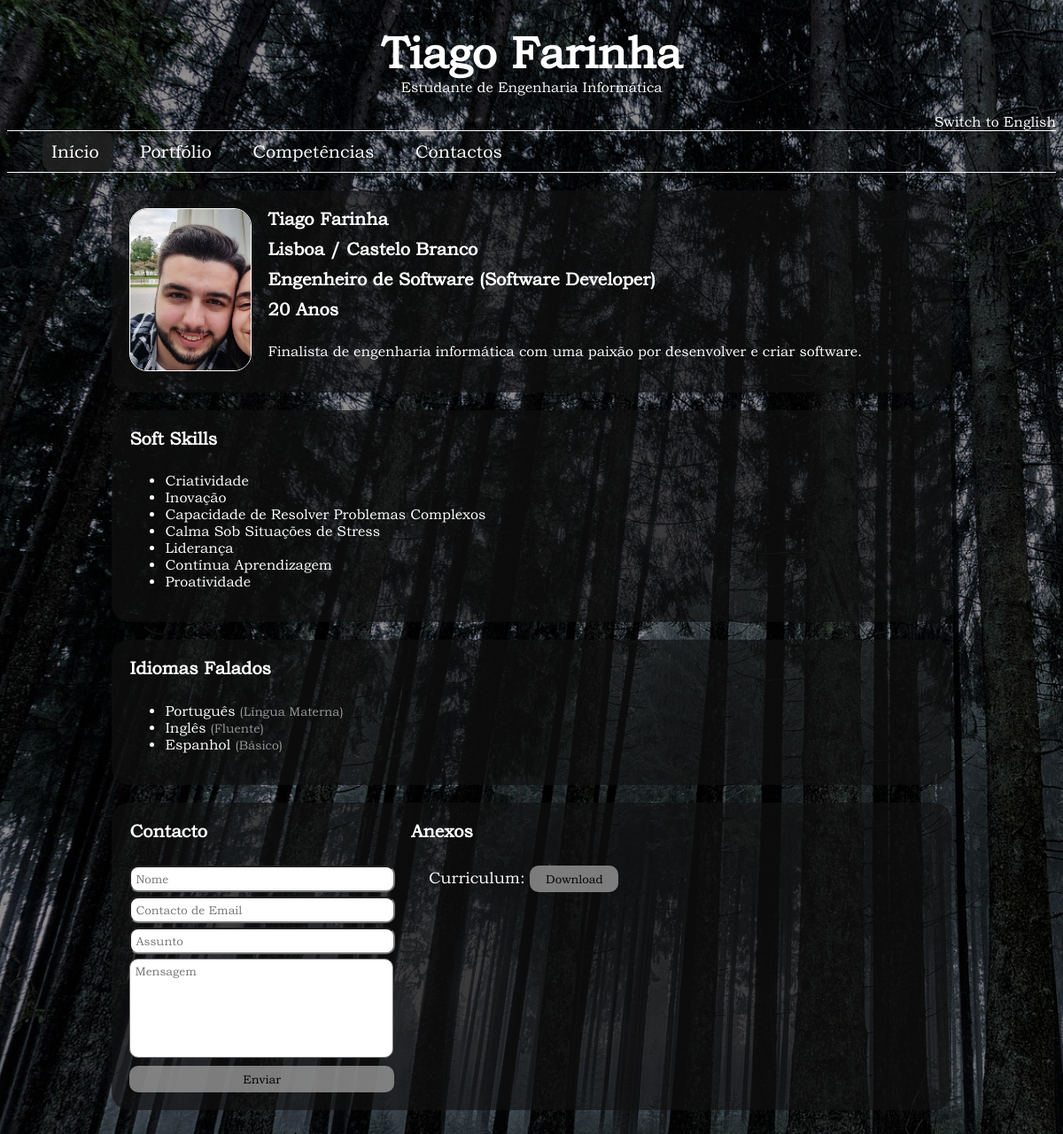
/, run on an earlier commit of the app's database.
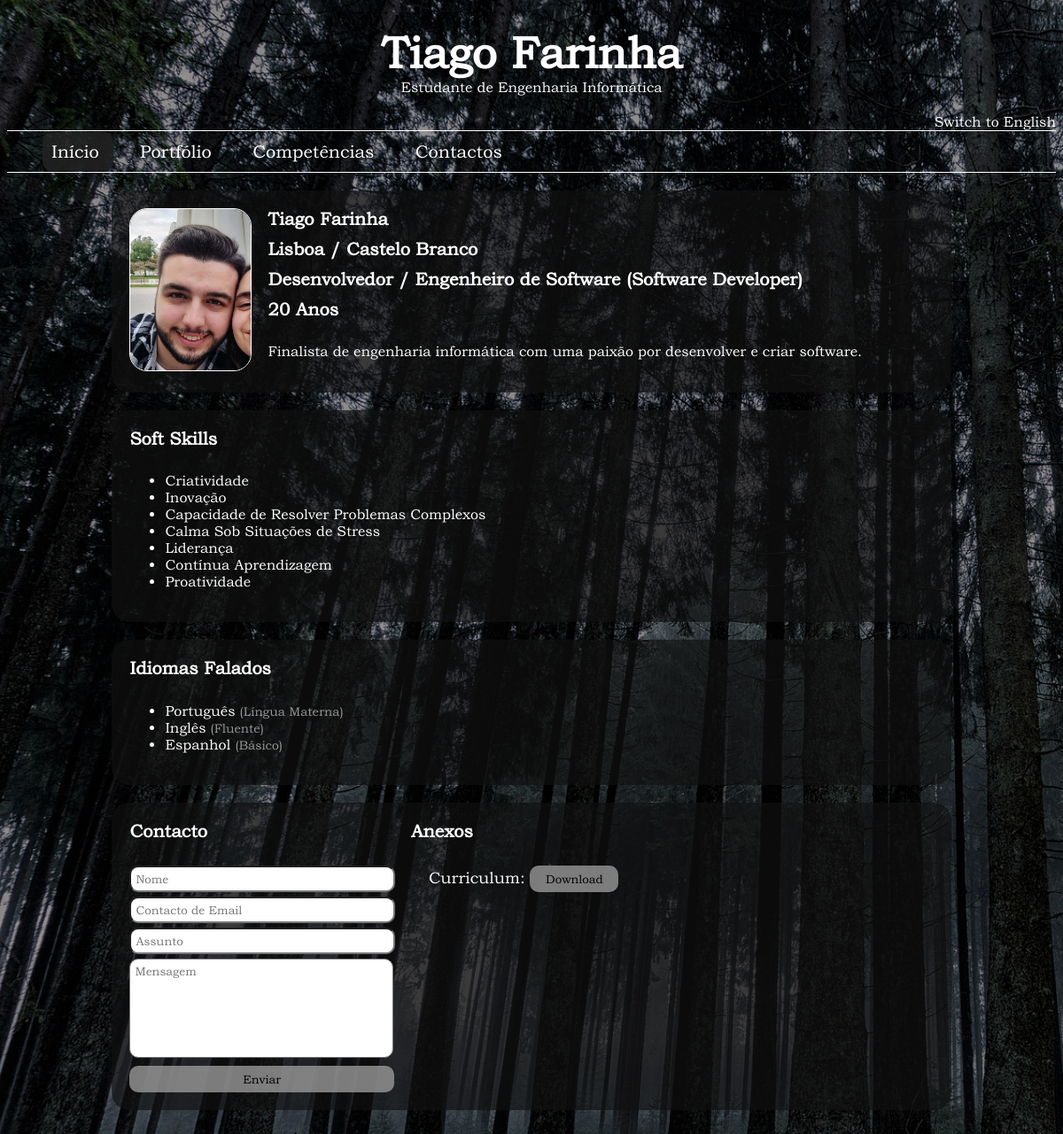
And on a later commit of the database.
### main_app/models.py (models this page shows, shortened)
class Profile(models.Model):
    name = models.CharField(max_length=100)
    address = models.CharField(max_length=200)
    job_interest = models.CharField(max_length=200)
    birthday = models.DateField()
    biography = models.TextField()
    profile_pic = models.ImageField(upload_to="./main_app/media")

class SocialSkill(models.Model):
    skill = models.CharField(max_length=50)
    profile = models.ForeignKey(Profile, on_delete=models.CASCADE)

class SpokenLanguage(models.Model):
    language = models.CharField(max_length=150)
    level = models.CharField(max_length=150)

class File(models.Model):
    name = models.CharField(max_length=100)
    label = models.CharField(max_length=100)
    file = models.FileField(upload_to="./main_app/files")

### main_app/views.py (the view)
# urls.py: path('', views.index, name='home_view'),
def index(request):
    check_language(request)
    profile = Profile.objects.get(pk=1)
    birth = date(profile.birthday.year, profile.birthday.month, profile.birthday.day)
    age = relativedelta(date.today(), birth).years
    info = {"profile": profile,
            "age": age,
            "active": "home",
            "files": File.objects.all(),
            "spoken_languages": SpokenLanguage.objects.all()
            }
    info = {**info, **LanguageUtils.get_base_words(request)}
    return render(request, "IndexPage.html", info)

### main_app/views.py (called while the page is built)
def check_language(request):
    try:
        request.session['lang']
    except KeyError:
        request.session['lang'] = 'pt'

### templates/IndexPage.html (shortened to what this page needs)
{% extends "DefaultPage.html" %}
{% load static %}
{% block content %}
    <section class="profile_style">
        <picture class="profile_pic">
            <img src="{{ profile.profile_pic.url }}" alt="Foto de Perfil">
        </picture>
        <section class="informations">
            <h3> {{ profile.name }}</h3>
            <h3> {{ profile.address }}</h3>
            <h3> {{ profile.job_interest }}</h3>
            <h3> {{ age }} Anos </h3>
        </section>
        <p class="description"> {{ profile.biography }} </p>
    </section>
    <section class="social_skills">
        <h4> Soft Skills </h4>
        <ul>
            {% for skill in profile.socialskill_set.all %}
                <li> {{ skill.skill }} </li>
            {% endfor %}
        </ul>
    </section>
    <section class="social_skills">
        <h4> {{ spoken_languages_text }} </h4>
        <ul>
            {% for spoken_language in spoken_languages %}
                <li> {{ spoken_language.language }}
                    <p>({{ spoken_language.level }})</p>
                </li>
            {% endfor %}
        </ul>
    </section>
    <section class="contact_and_files">
        <div class="send_message_style">
            <h4> {{ contact }} </h4>
            <form action="{% url 'send_email_view' %}" method="post">{% csrf_token %}
                <input type="text" placeholder="{{ name }}" name="name">
                <input type="email" placeholder="{{ contact_email }}" name="email">
                <input type="text" placeholder="{{ subject }}" name="subject">
                <textarea class="message_box" name="message" rows="10" cols="30" placeholder="{{ message }}"></textarea>
                <input type="submit" value="{{ send }}">
            </form>
        </div>
        <div class="anexos">
            <h4> {{ attachments }} </h4>
            {% for file in files %}
                <label> {{ file.label }}: </label>
                <a href="{{ file.file.url }}" download="{{ file.label }}_Tiago_Farinha">
                    <button class="downbutt"> Download</button>
                </a>
            {% endfor %}
        </div>
    </section>
{% endblock content %}

### templates/DefaultPage.html (shortened to what this page needs)
{% load static %}
<!DOCTYPE html>
<html lang="pt">
<head>
    <link rel="stylesheet" href="{% static 'style.css' %}">
</head>
<body>
<header>
    <section class="title">
        <h1> Tiago Farinha </h1>
        <p> {{ curr_job }} </p>
    </section>
    <section class="languages_change">
        {% if active == 'home' %}
            {% if request.session.lang == 'pt' %}
                <a href="{% url 'change_lang_view' %}"> Switch to English </a>
            {% else %}
                <a href="{% url 'change_lang_view' %}"> Mudar para Português </a>
            {% endif %}
        {% endif %}
    </section>
    <nav class="top_menu_bar" id="myTopnav">
        <ul>
            <li><a {% if active == 'home' %} class="active" {% endif %} href="{% url 'home_view' %}"> {{ home }} </a>
            </li>
            <li><a {% if active == 'portfolio' %} class="active" {% endif %} href="{% url 'portfolio_view' %}">
                {{ portfolio }} </a>
            </li>
            <li><a {% if active == 'skills' %} class="active" {% endif %} href="{% url 'skills_view' %}">
                {{ skills }} </a>
            </li>
            <li><a {% if active == 'contacts' %} class="active" {% endif %} href="{% url 'contacts_view' %}">
                {{ contacts }} </a>
            </li>
        </ul>
    </nav>
</header>
<section class="container">
    {% block content %}{% endblock content %}
</section>
</body>
</html>

### main_app/static/style.css (style rules this page uses)
body { background: url("images/back2_1.jpg") no-repeat fixed; background-size: cover; color: white; font-family: "Bookman Old Style"; padding-bottom: 100px; }
.languages_change { text-align: right; margin-top: 0; }
.languages_change a { text-decoration: none; color: white; }
.title { text-align: center; margin-bottom: 0; }
.title h1 { font-size: 50px; margin-bottom: 0px; margin-top: 30px; }
.title p { font-size: 16px; margin-top: 0px; margin-bottom: 20px; }
.top_menu_bar { border-bottom: solid white 1px; border-top: solid white 1px; margin-bottom: 20px; }
.top_menu_bar ul { margin-top: 0px; margin-bottom: 0px; padding-top: 11px; padding-bottom: 11px; }
.top_menu_bar ul li { font-size: 20px; display: inline; }
.top_menu_bar ul li a { text-decoration: none; color: white; margin-right: 20px; padding: 10px 10px 10px 10px; }
.active { background-color: #222222dd; border-radius: 10px; }
.container { width: 80%; margin: auto; }
.profile_style { background-color: #111111aa; border-radius: 20px; overflow: auto; padding: 20px; margin-bottom: 20px; }
.profile_pic { float: left; width: 15%; margin-right: 20px; }
.profile_pic img { border-radius: 20px; border: solid white 1px; width: 100%; }
.informations { overflow: hidden; }
.informations h3 { font-size: 20px; margin: 0 0 10px 0; }
.description { text-align: justify; }
.social_skills { background-color: #111111aa; border-radius: 20px; overflow: auto; padding: 20px; margin-bottom: 20px; }
.social_skills h4 { margin-top: 0; font-size: 20px; }
.social_skills ul li p { font-size: 14px; color: #999999; display: inline-block; margin: 0; }
.contact_and_files { background-color: #111111aa; border-radius: 20px; overflow: auto; padding: 20px; }
.contact_and_files h4 { margin-top: 0; font-size: 20px; }
.send_message_style { width: 35%; float: left; }
.send_message_style input { width: 90%; }
.send_message_style input[type=text], input[type=email] { margin-bottom: 5px; border-radius: 10px; font-family: "Bookman Old Style"; padding: 5px; }
.message_box { font-family: "Bookman Old Style"; margin-bottom: 5px; height: 100px; resize: none; width: 90%; border-radius: 10px; padding: 5px; }
.send_message_style input[type=submit] { width: 94%; height: 30px; border-radius: 10px; font-family: "Bookman Old Style"; background-color: #999999cc; border-color: transparent; }
.anexos { overflow: hidden; margin: auto; }
.downbutt { border-radius: 10px; font-family: "Bookman Old Style"; background-color: #999999cc; border-color: transparent; height: 30px; width: 100px; }
.anexos label { margin-left: 20px; font-size: 18px; }

What changed in the data, as far as the page shows it:
changed Profile "Tiago Farinha": job_interest "Engenheiro de Software (Software Developer)" → "Desenvolvedor / Engenheiro de Software (Software Developer)"
